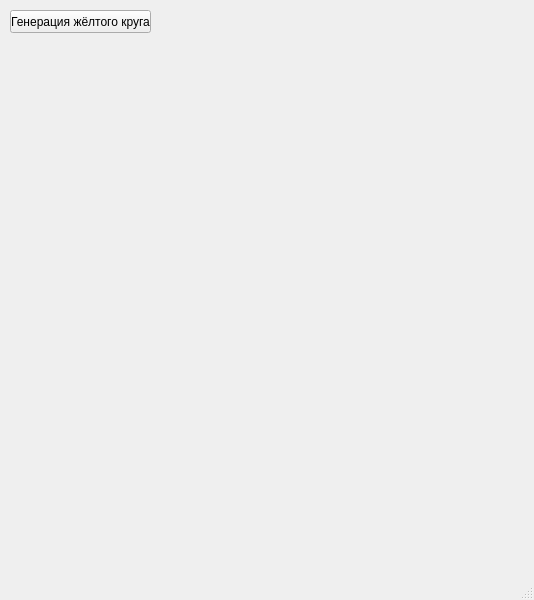
<?xml version="1.0" encoding="UTF-8"?>
<ui version="4.0">
 <class>MainWindow</class>
 <widget class="QMainWindow" name="MainWindow">
  <property name="geometry">
   <rect>
    <x>0</x>
    <y>0</y>
    <width>534</width>
    <height>600</height>
   </rect>
  </property>
  <property name="windowTitle">
   <string>MainWindow</string>
  </property>
  <widget class="QWidget" name="centralwidget">
   <widget class="QPushButton" name="pushButton">
    <property name="geometry">
     <rect>
      <x>10</x>
      <y>10</y>
      <width>141</width>
      <height>23</height>
     </rect>
    </property>
    <property name="text">
     <string>Генерация жёлтого круга</string>
    </property>
   </widget>
  </widget>
  <widget class="QMenuBar" name="menubar">
   <property name="geometry">
    <rect>
     <x>0</x>
     <y>0</y>
     <width>534</width>
     <height>21</height>
    </rect>
   </property>
  </widget>
  <widget class="QStatusBar" name="statusbar"/>
 </widget>
 <resources/>
 <connections/>
</ui>
